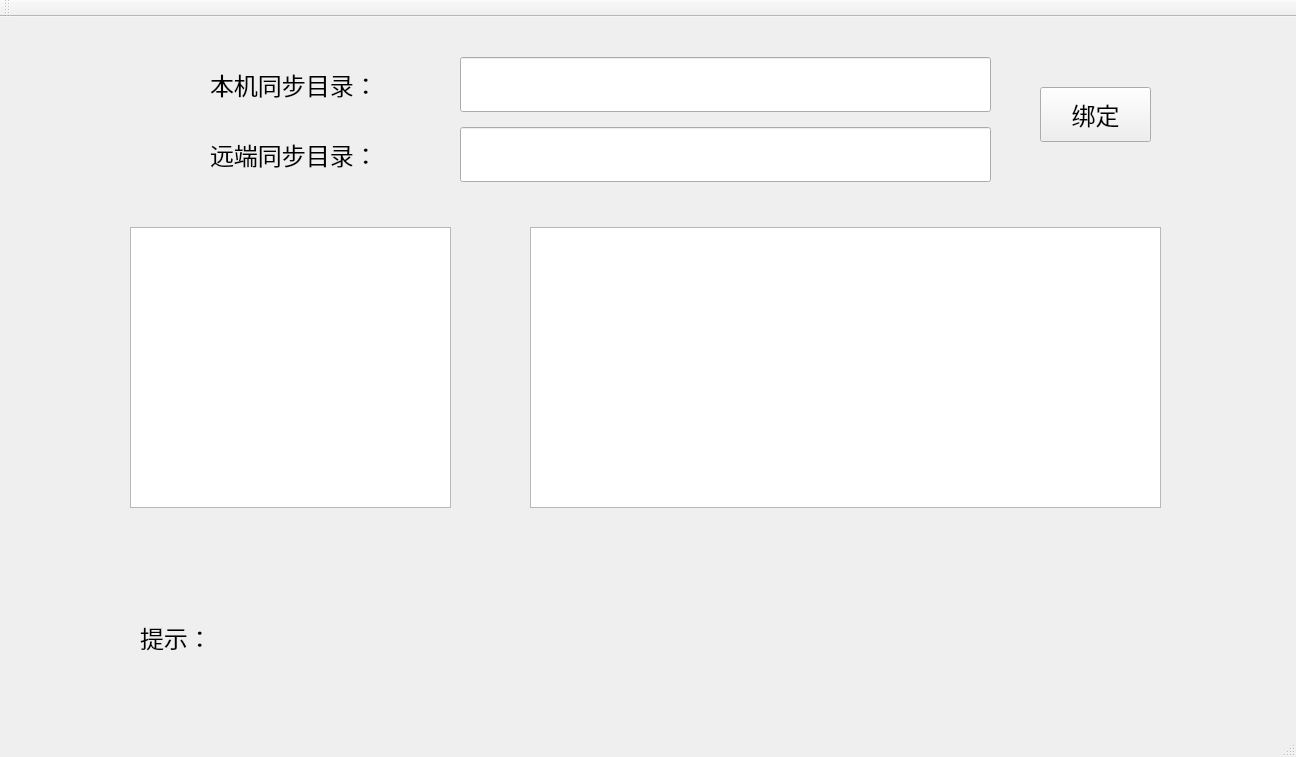
<?xml version="1.0" encoding="UTF-8"?>
<ui version="4.0">
 <class>MainWindow</class>
 <widget class="QMainWindow" name="MainWindow">
  <property name="geometry">
   <rect>
    <x>0</x>
    <y>0</y>
    <width>1296</width>
    <height>757</height>
   </rect>
  </property>
  <property name="windowTitle">
   <string>MainWindow</string>
  </property>
  <widget class="QWidget" name="centralWidget">
   <widget class="QTableWidget" name="tableWidget">
    <property name="geometry">
     <rect>
      <x>130</x>
      <y>210</y>
      <width>321</width>
      <height>281</height>
     </rect>
    </property>
   </widget>
   <widget class="QLabel" name="label">
    <property name="geometry">
     <rect>
      <x>210</x>
      <y>40</y>
      <width>231</width>
      <height>55</height>
     </rect>
    </property>
    <property name="font">
     <font>
      <family>楷体</family>
      <pointsize>18</pointsize>
     </font>
    </property>
    <property name="text">
     <string>本机同步目录：</string>
    </property>
   </widget>
   <widget class="QLabel" name="label_2">
    <property name="geometry">
     <rect>
      <x>210</x>
      <y>110</y>
      <width>211</width>
      <height>55</height>
     </rect>
    </property>
    <property name="font">
     <font>
      <family>楷体</family>
      <pointsize>18</pointsize>
     </font>
    </property>
    <property name="text">
     <string>远端同步目录：</string>
    </property>
   </widget>
   <widget class="QLineEdit" name="Input_Sourcepath">
    <property name="geometry">
     <rect>
      <x>460</x>
      <y>40</y>
      <width>531</width>
      <height>55</height>
     </rect>
    </property>
    <property name="font">
     <font>
      <family>楷体</family>
      <pointsize>18</pointsize>
     </font>
    </property>
    <property name="text">
     <string/>
    </property>
   </widget>
   <widget class="QLineEdit" name="Input_Remotepath">
    <property name="geometry">
     <rect>
      <x>460</x>
      <y>110</y>
      <width>531</width>
      <height>55</height>
     </rect>
    </property>
    <property name="font">
     <font>
      <family>楷体</family>
      <pointsize>18</pointsize>
     </font>
    </property>
    <property name="text">
     <string/>
    </property>
   </widget>
   <widget class="QPushButton" name="Button_PathConnect">
    <property name="geometry">
     <rect>
      <x>1040</x>
      <y>70</y>
      <width>111</width>
      <height>55</height>
     </rect>
    </property>
    <property name="font">
     <font>
      <family>楷体</family>
      <pointsize>18</pointsize>
     </font>
    </property>
    <property name="text">
     <string>绑定</string>
    </property>
   </widget>
   <widget class="QTextBrowser" name="Log">
    <property name="geometry">
     <rect>
      <x>530</x>
      <y>210</y>
      <width>631</width>
      <height>281</height>
     </rect>
    </property>
    <property name="font">
     <font>
      <family>楷体</family>
      <pointsize>12</pointsize>
     </font>
    </property>
   </widget>
   <widget class="QLabel" name="Label_reminder">
    <property name="geometry">
     <rect>
      <x>140</x>
      <y>590</y>
      <width>351</width>
      <height>61</height>
     </rect>
    </property>
    <property name="font">
     <font>
      <family>楷体</family>
      <pointsize>18</pointsize>
     </font>
    </property>
    <property name="text">
     <string>提示：</string>
    </property>
   </widget>
  </widget>
  <widget class="QMenuBar" name="menuBar">
   <property name="geometry">
    <rect>
     <x>0</x>
     <y>0</y>
     <width>1296</width>
     <height>26</height>
    </rect>
   </property>
  </widget>
  <widget class="QToolBar" name="mainToolBar">
   <attribute name="toolBarArea">
    <enum>TopToolBarArea</enum>
   </attribute>
   <attribute name="toolBarBreak">
    <bool>false</bool>
   </attribute>
  </widget>
  <widget class="QStatusBar" name="statusBar"/>
 </widget>
 <layoutdefault spacing="6" margin="11"/>
 <resources/>
 <connections/>
</ui>
